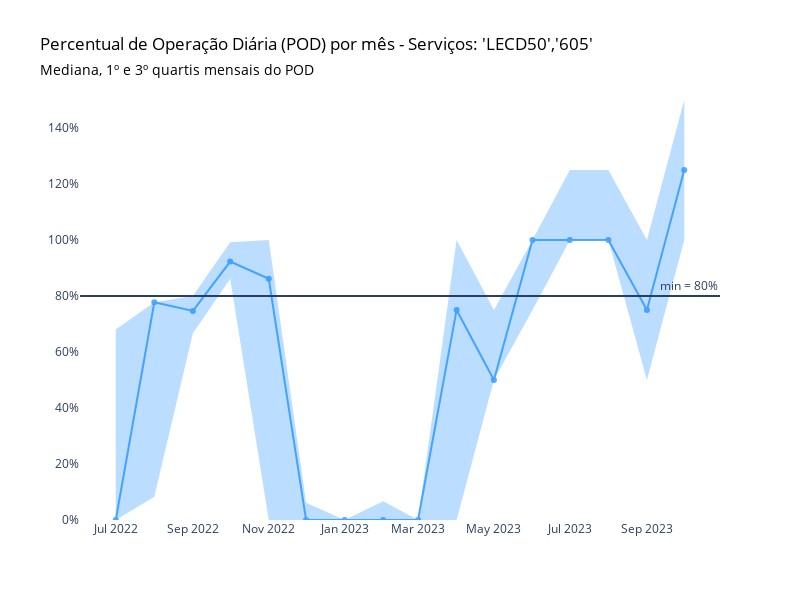

Here is the notebook cell this chart was saved with:
### Code cell
# Criar o gráfico de linha
fig = go.Figure()

# Adicionando área sombreada para pod_pre_reprocessamento
fig.add_trace(go.Scatter(x=median_pre.index, y=q1_pre.values, 
                         line=dict(width=0), fill=None, mode='lines', name='Q1 Pre'))
fig.add_trace(go.Scatter(x=median_pre.index, y=q3_pre.values, 
                         fill='tonexty', fillcolor='rgba(30,144,255,0.3)', mode='lines', name='Q3 Pre', 
                         line=dict(width=0))) 

# Adicionando a linha da mediana para pod_pre_reprocessamento
fig.add_trace(go.Scatter(x=median_pre.index, y=median_pre.values,
                    mode='lines+markers',
                    name='Mediana Antes do Reprocessamento',
                    marker=dict(color='dodgerblue'),
                    opacity=0.75))

# Configurar layout e outros parâmetros do gráfico
fig.update_layout(
    title=dict(text="Percentual de Operação Diária (POD) por mês - Serviços: {}".format(servicos), font=dict(color='black')),
    showlegend=False,
    yaxis_range=[0, 150],
    yaxis_ticksuffix="%",
    width=800,
    height=600,
    plot_bgcolor='white',
    xaxis=dict(showgrid=False, zeroline=False),
    yaxis=dict(showgrid=False, zeroline=False),
    # Adicionando anotações para o subtítulo com cores específicas
    annotations=[
        dict(
            x=-0.065,
            y=1.10,
            xref='paper',
            yref='paper',
            xanchor='left',
            text='Mediana, 1º e 3º quartis mensais do POD',
            showarrow=False,
            font=dict(color='black', size=14)  # Aplicando a cor do título
        )
    ]
)

# Adicionar linha horizontal para indicar o mínimo de 80%
fig.add_hline(y=80, annotation_text="min = 80%")

fig.show()

### Figure 1 — Plotly figure (JSON) as saved in the notebook; plotly's stock layout.template omitted (floating-point values rounded to 4 significant figures)
{"data": [{"line": {"width": 0}, "mode": "lines", "name": "Q1 Pre", "type": "scatter", "x": ["2022-07", "2022-08", "2022-09", "2022-10", "2022-11", "2022-12", "2023-01", "2023-02", "2023-03", "2023-04", "2023-05", "2023-06", "2023-07", "2023-08", "2023-09", "2023-10"], "y": [0, 8.335, 66.67, 86.15, 0, 0, 0, 0, 0, 0, 49.99, 75.02, 100.0, 99.99, 50, 99.99]}, {"fill": "tonexty", "fillcolor": "rgba(30,144,255,0.3)", "line": {"width": 0}, "mode": "lines", "name": "Q3 Pre", "type": "scatter", "x": ["2022-07", "2022-08", "2022-09", "2022-10", "2022-11", "2022-12", "2023-01", "2023-02", "2023-03", "2023-04", "2023-05", "2023-06", "2023-07", "2023-08", "2023-09", "2023-10"], "y": [68.06, 77.78, 80, 99.23, 100, 6.155, 0, 6.67, 0, 100.0, 75.01, 100.0, 125.0, 125.0, 99.99, 150.0]}, {"marker": {"color": "dodgerblue"}, "mode": "lines+markers", "name": "Mediana Antes do Reprocessamento", "opacity": 0.75, "type": "scatter", "x": ["2022-07", "2022-08", "2022-09", "2022-10", "2022-11", "2022-12", "2023-01", "2023-02", "2023-03", "2023-04", "2023-05", "2023-06", "2023-07", "2023-08", "2023-09", "2023-10"], "y": [0, 77.78, 74.67, 92.31, 86.15, 0, 0, 0, 0, 75.02, 49.99, 100.0, 100.0, 99.99, 74.99, 125.0]}], "layout": {"annotations": [{"font": {"color": "black", "size": 14}, "showarrow": false, "text": "Mediana, 1º e 3º quartis mensais do POD", "x": -0.065, "xanchor": "left", "xref": "paper", "y": 1.1, "yref": "paper"}, {"showarrow": false, "text": "min = 80%", "x": 1, "xanchor": "right", "xref": "x domain", "y": 80, "yanchor": "bottom", "yref": "y"}], "height": 600, "plot_bgcolor": "white", "shapes": [{"type": "line", "x0": 0, "x1": 1, "xref": "x domain", "y0": 80, "y1": 80, "yref": "y"}], "showlegend": false, "title": {"font": {"color": "black"}, "text": "Percentual de Operação Diária (POD) por mês - Serviços: 'LECD50','605'"}, "width": 800, "xaxis": {"showgrid": false, "zeroline": false}, "yaxis": {"range": [0, 150], "showgrid": false, "ticksuffix": "%", "zeroline": false}}}
